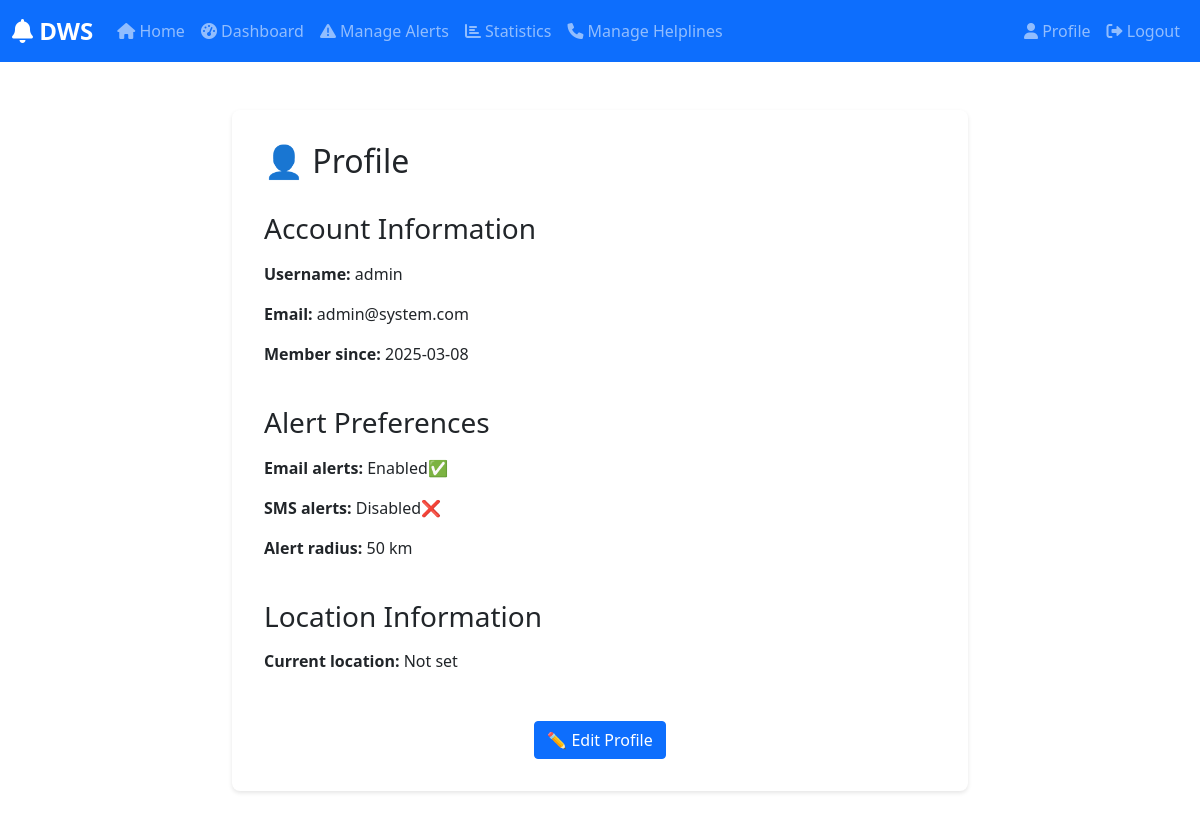
The app's page /profile (signed in) with its own data.
### app/models/user.py (models this page shows, shortened)
class User(UserMixin, db.Model):
    id = db.Column(db.Integer, primary_key=True)
    username = db.Column(db.String(64), unique=True, nullable=False)
    email = db.Column(db.String(120), unique=True, nullable=False)
    password_hash = db.Column(db.String(128))
    is_admin = db.Column(db.Boolean, default=False)
    location = db.Column(db.String(128))
    phone = db.Column(db.String(20))
    created_at = db.Column(db.DateTime, default=datetime.utcnow)
    last_login = db.Column(db.DateTime)
    email_alerts = db.Column(db.Boolean, default=True)
    sms_alerts = db.Column(db.Boolean, default=False)
    alert_radius = db.Column(db.Integer, default=50)  # in kilometers

### app/routes/auth.py (the view)
@bp.route('/profile')
@login_required
def profile():
    return render_template('auth/profile.html')

### app/models/user.py (called while the page is built)
@login_manager.user_loader
def load_user(id):
    return User.query.get(int(id))

### app/templates/auth/profile.html (shortened to what this page needs)
{% extends "base.html" %}
{% block content %}
<div style="max-width: 800px; margin: 0 auto; padding: 2rem;">
    <div style="background: white; border-radius: 8px; padding: 2rem; box-shadow: 0 2px 4px rgba(0,0,0,0.1);">
        <h2 style="margin-bottom: 2rem;">
            <span class="emoji-icon">👤</span> Profile
        </h2>
        <div style="display: grid; gap: 1.5rem;">
            <div>
                <h3 style="margin-bottom: 1rem;">Account Information</h3>
                <p><strong>Username:</strong> {{ current_user.username }}</p>
                <p><strong>Email:</strong> {{ current_user.email }}</p>
                <p><strong>Member since:</strong> {{ current_user.created_at.strftime('%Y-%m-%d') }}</p>
            </div>
            <div>
                <h3 style="margin-bottom: 1rem;">Alert Preferences</h3>
                <p><strong>Email alerts:</strong> {% if current_user.email_alerts %}Enabled✅{% else %}Disabled❌{% endif %}</p>
                <p><strong>SMS alerts:</strong> {% if current_user.sms_alerts %}Enabled✅{% else %}Disabled❌{% endif %}</p>
                <p><strong>Alert radius:</strong> {{ current_user.alert_radius }} km</p>
            </div>
            <div>
                <h3 style="margin-bottom: 1rem;">Location Information</h3>
                <p><strong>Current location:</strong> {{ current_user.location or 'Not set' }}</p>
            </div>
        </div>
        <div style="margin-top: 2rem; text-align: center;">
            <button class="btn btn-primary" onclick="alert('Edit functionality coming soon!')">
                ✏️ Edit Profile
            </button>
        </div>
    </div>
</div>
{% endblock %}

### app/templates/base.html (style rules this page uses)
:root { --primary-color: #007bff; --primary-dark: #0056b3; --success-color: #28a745; --warning-color: #ffc107; --danger-color: #dc3545; --light-gray: #f8f9fa; }

### records on screen
User: username "admin", email "admin@system.com", created_at "2025-03-08", alert_radius "50", location "Not set"
